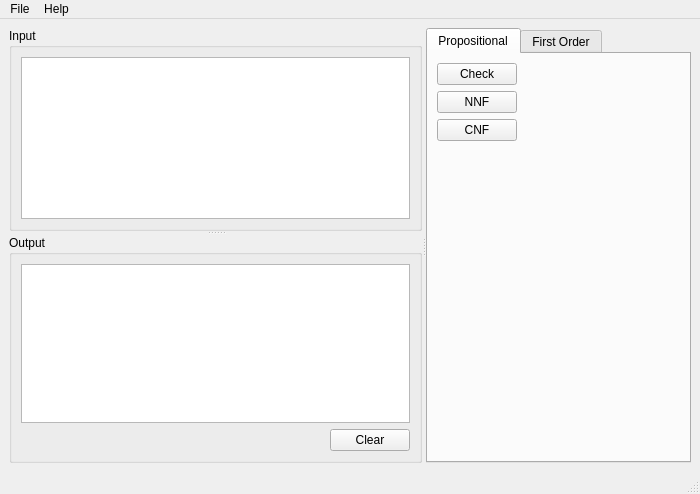
<?xml version="1.0" encoding="UTF-8"?>
<ui version="4.0">
 <class>MainWindow</class>
 <widget class="QMainWindow" name="MainWindow">
  <property name="geometry">
   <rect>
    <x>0</x>
    <y>0</y>
    <width>700</width>
    <height>494</height>
   </rect>
  </property>
  <property name="windowTitle">
   <string>PyLogic</string>
  </property>
  <widget class="QWidget" name="centralwidget">
   <layout class="QGridLayout" name="gridLayout_3">
    <item row="0" column="0">
     <widget class="QSplitter" name="splitter_2">
      <property name="orientation">
       <enum>Qt::Horizontal</enum>
      </property>
      <widget class="QSplitter" name="splitter">
       <property name="orientation">
        <enum>Qt::Vertical</enum>
       </property>
       <widget class="QGroupBox" name="groupBox">
        <property name="title">
         <string>Input</string>
        </property>
        <layout class="QGridLayout" name="gridLayout">
         <item row="0" column="0">
          <widget class="QPlainTextEdit" name="textEditInput"/>
         </item>
        </layout>
       </widget>
       <widget class="QGroupBox" name="groupBox_2">
        <property name="title">
         <string>Output</string>
        </property>
        <layout class="QGridLayout" name="gridLayout_2">
         <item row="0" column="0">
          <widget class="OutputTextEdit" name="textEditOutput">
           <property name="enabled">
            <bool>true</bool>
           </property>
           <property name="readOnly">
            <bool>true</bool>
           </property>
          </widget>
         </item>
         <item row="2" column="0">
          <layout class="QHBoxLayout" name="horizontalLayout_3">
           <item>
            <spacer name="horizontalSpacer_2">
             <property name="orientation">
              <enum>Qt::Horizontal</enum>
             </property>
             <property name="sizeHint" stdset="0">
              <size>
               <width>40</width>
               <height>20</height>
              </size>
             </property>
            </spacer>
           </item>
           <item>
            <widget class="QPushButton" name="pushButton">
             <property name="text">
              <string>Clear</string>
             </property>
            </widget>
           </item>
          </layout>
         </item>
        </layout>
       </widget>
      </widget>
      <widget class="QWidget" name="horizontalLayoutWidget">
       <layout class="QHBoxLayout" name="horizontalLayout_2">
        <item>
         <widget class="QTabWidget" name="tabWidget">
          <property name="currentIndex">
           <number>0</number>
          </property>
          <widget class="QWidget" name="tabPropositional">
           <attribute name="title">
            <string>Propositional</string>
           </attribute>
           <layout class="QFormLayout" name="formLayout">
            <item row="0" column="0">
             <widget class="QPushButton" name="pushButtonCheckPropositional">
              <property name="text">
               <string>Check</string>
              </property>
             </widget>
            </item>
            <item row="1" column="0">
             <widget class="QPushButton" name="pushButtonNNF">
              <property name="text">
               <string>NNF</string>
              </property>
             </widget>
            </item>
            <item row="2" column="0">
             <widget class="QPushButton" name="pushButtonCNF">
              <property name="text">
               <string>CNF</string>
              </property>
             </widget>
            </item>
           </layout>
          </widget>
          <widget class="QWidget" name="tabFirstOrder">
           <attribute name="title">
            <string>First Order</string>
           </attribute>
           <widget class="QPushButton" name="ushButtonCheckFirstOrder">
            <property name="geometry">
             <rect>
              <x>10</x>
              <y>10</y>
              <width>85</width>
              <height>31</height>
             </rect>
            </property>
            <property name="text">
             <string>Check</string>
            </property>
           </widget>
          </widget>
         </widget>
        </item>
       </layout>
      </widget>
     </widget>
    </item>
   </layout>
  </widget>
  <widget class="QMenuBar" name="menubar">
   <property name="geometry">
    <rect>
     <x>0</x>
     <y>0</y>
     <width>700</width>
     <height>29</height>
    </rect>
   </property>
   <widget class="QMenu" name="menuFile">
    <property name="title">
     <string>File</string>
    </property>
    <addaction name="actionNew"/>
    <addaction name="actionOpen"/>
    <addaction name="actionSave"/>
    <addaction name="separator"/>
    <addaction name="actionQuit"/>
   </widget>
   <widget class="QMenu" name="menuHelp">
    <property name="title">
     <string>Help</string>
    </property>
    <addaction name="actionAbout"/>
   </widget>
   <addaction name="menuFile"/>
   <addaction name="menuHelp"/>
  </widget>
  <widget class="QStatusBar" name="statusbar"/>
  <action name="actionOpen">
   <property name="text">
    <string>Open</string>
   </property>
   <property name="shortcut">
    <string>Ctrl+O</string>
   </property>
  </action>
  <action name="actionSave">
   <property name="text">
    <string>Save</string>
   </property>
   <property name="shortcut">
    <string>Ctrl+S</string>
   </property>
  </action>
  <action name="actionNew">
   <property name="text">
    <string>New</string>
   </property>
   <property name="shortcut">
    <string>Ctrl+N</string>
   </property>
  </action>
  <action name="actionQuit">
   <property name="text">
    <string>Quit</string>
   </property>
   <property name="shortcut">
    <string>Ctrl+W</string>
   </property>
  </action>
  <action name="actionAbout">
   <property name="text">
    <string>About</string>
   </property>
  </action>
 </widget>
 <customwidgets>
  <customwidget>
   <class>OutputTextEdit</class>
   <extends>QPlainTextEdit</extends>
   <header>gui.h</header>
   <slots>
    <slot>workout()</slot>
   </slots>
  </customwidget>
 </customwidgets>
 <resources/>
 <connections>
  <connection>
   <sender>actionAbout</sender>
   <signal>activated()</signal>
   <receiver>MainWindow</receiver>
   <slot>showAboutBox()</slot>
   <hints>
    <hint type="sourcelabel">
     <x>-1</x>
     <y>-1</y>
    </hint>
    <hint type="destinationlabel">
     <x>339</x>
     <y>245</y>
    </hint>
   </hints>
  </connection>
  <connection>
   <sender>actionQuit</sender>
   <signal>triggered()</signal>
   <receiver>MainWindow</receiver>
   <slot>close()</slot>
   <hints>
    <hint type="sourcelabel">
     <x>-1</x>
     <y>-1</y>
    </hint>
    <hint type="destinationlabel">
     <x>339</x>
     <y>245</y>
    </hint>
   </hints>
  </connection>
  <connection>
   <sender>pushButton</sender>
   <signal>clicked()</signal>
   <receiver>textEditOutput</receiver>
   <slot>clear()</slot>
   <hints>
    <hint type="sourcelabel">
     <x>397</x>
     <y>446</y>
    </hint>
    <hint type="destinationlabel">
     <x>398</x>
     <y>408</y>
    </hint>
   </hints>
  </connection>
  <connection>
   <sender>actionOpen</sender>
   <signal>activated()</signal>
   <receiver>MainWindow</receiver>
   <slot>openFile()</slot>
   <hints>
    <hint type="sourcelabel">
     <x>-1</x>
     <y>-1</y>
    </hint>
    <hint type="destinationlabel">
     <x>339</x>
     <y>245</y>
    </hint>
   </hints>
  </connection>
  <connection>
   <sender>actionSave</sender>
   <signal>activated()</signal>
   <receiver>MainWindow</receiver>
   <slot>saveFile()</slot>
   <hints>
    <hint type="sourcelabel">
     <x>-1</x>
     <y>-1</y>
    </hint>
    <hint type="destinationlabel">
     <x>339</x>
     <y>245</y>
    </hint>
   </hints>
  </connection>
  <connection>
   <sender>pushButtonCheckPropositional</sender>
   <signal>clicked()</signal>
   <receiver>MainWindow</receiver>
   <slot>propositionalCheck()</slot>
   <hints>
    <hint type="sourcelabel">
     <x>510</x>
     <y>113</y>
    </hint>
    <hint type="destinationlabel">
     <x>425</x>
     <y>466</y>
    </hint>
   </hints>
  </connection>
  <connection>
   <sender>pushButtonNNF</sender>
   <signal>clicked()</signal>
   <receiver>MainWindow</receiver>
   <slot>propositionalNNF()</slot>
   <hints>
    <hint type="sourcelabel">
     <x>510</x>
     <y>150</y>
    </hint>
    <hint type="destinationlabel">
     <x>561</x>
     <y>463</y>
    </hint>
   </hints>
  </connection>
  <connection>
   <sender>pushButtonCNF</sender>
   <signal>clicked()</signal>
   <receiver>MainWindow</receiver>
   <slot>propositionalCNF()</slot>
   <hints>
    <hint type="sourcelabel">
     <x>510</x>
     <y>187</y>
    </hint>
    <hint type="destinationlabel">
     <x>578</x>
     <y>461</y>
    </hint>
   </hints>
  </connection>
  <connection>
   <sender>ushButtonCheckFirstOrder</sender>
   <signal>clicked()</signal>
   <receiver>MainWindow</receiver>
   <slot>firstOrderCheck()</slot>
   <hints>
    <hint type="sourcelabel">
     <x>469</x>
     <y>99</y>
    </hint>
    <hint type="destinationlabel">
     <x>349</x>
     <y>246</y>
    </hint>
   </hints>
  </connection>
 </connections>
 <slots>
  <slot>workout()</slot>
  <slot>showAboutBox()</slot>
  <slot>saveFile()</slot>
  <slot>openFile()</slot>
  <slot>propositionalCheck()</slot>
  <slot>propositionalNNF()</slot>
  <slot>propositionalCNF()</slot>
  <slot>firstOrderCheck()</slot>
 </slots>
</ui>
